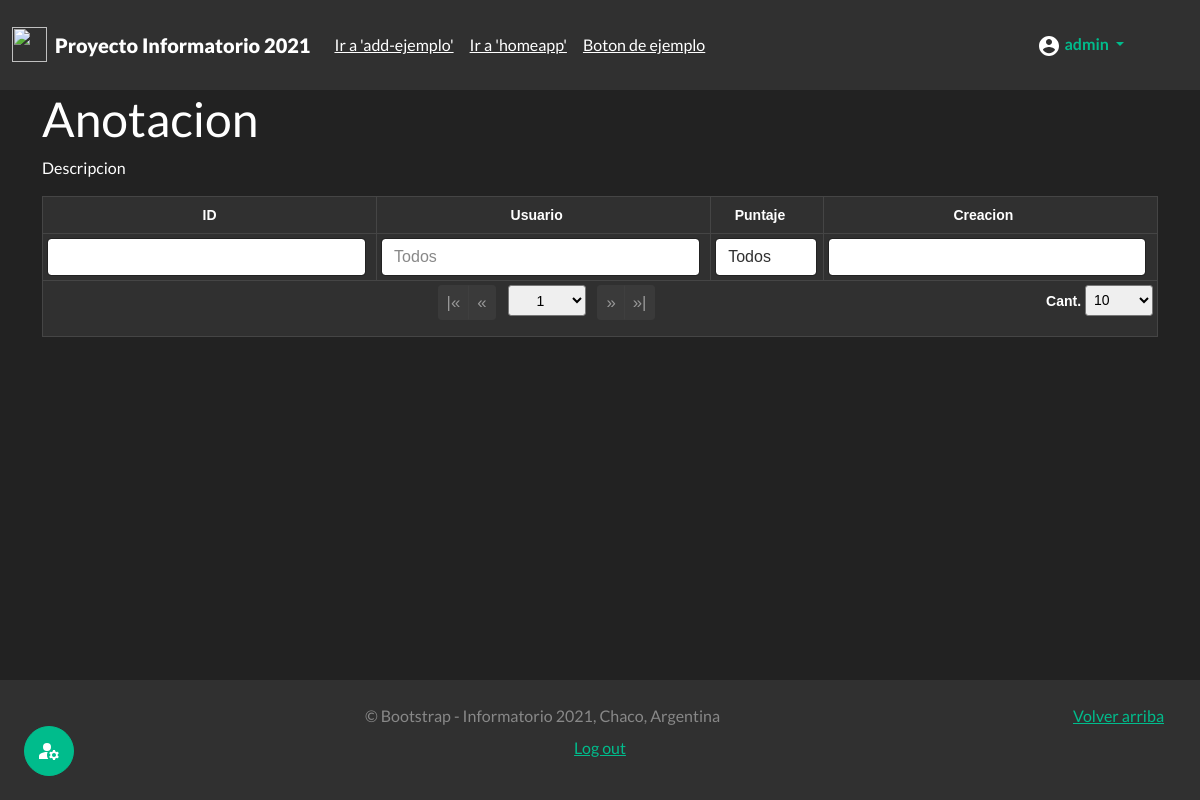
Before: /useradmin/act (signed in) with the older database file.
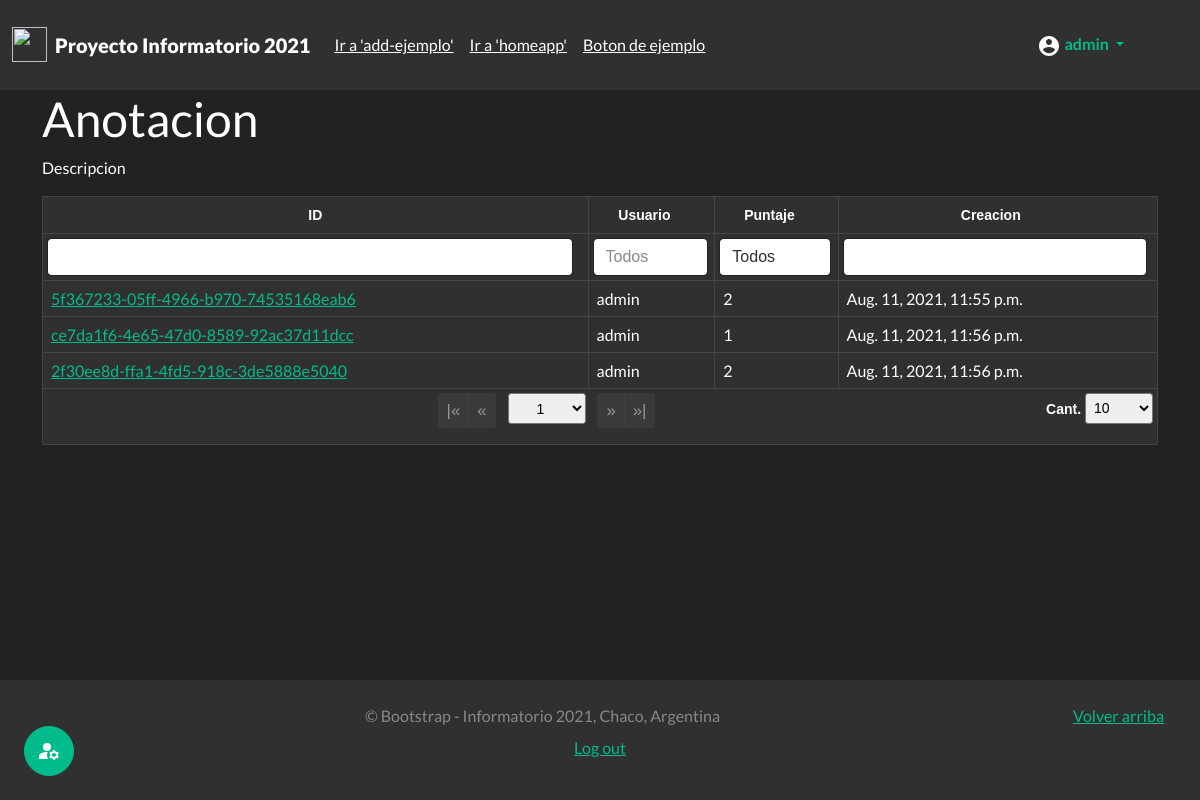
After: the same page with the newer database file.
### juego_chaco/models.py (models this page shows)
class Partida(models.Model):
    id=models.UUIDField(primary_key=True, default=uuid.uuid4, editable=False)
    usuario=models.ForeignKey(User,on_delete=models.CASCADE)
    puntuacion=models.IntegerField()
    fecha = models.DateTimeField(auto_now_add=True, editable=False)

### authusuario/views.py (the view)
# urls.py: path('useradmin/<str:id>',views.mi_useradmin,name="mi_useradmin"),
@login_required(login_url="login")
@permission_required('authusuario.es_usuario_admin',raise_exception=True)
def mi_useradmin(request,id):
    sw={"prg":admin_cuestionarios,"usr":admin_usuarios,"act":admin_actividades}
    func= sw.get(id,"ERROR")
    if func != "ERROR":
        return func(request)
    raise Http404

### authusuario/views.py (called while the page is built)
def admin_actividades(request):
    lista_partidas=Partida.objects.all()
    print(lista_partidas)
    context={"partidas":lista_partidas}
    return render(request,'admin/admin_actividades.html',context)

### templates/admin/admin_actividades.html (shortened to what this page needs)
{% extends 'base.html' %}
{% load static %}
{% block load_scr %}
<link href={% static 'css/theme.bootstrap_4.css' %} rel="stylesheet">
<link href={% static 'css/jquery.tablesorter.pager.css' %} rel="stylesheet">
{% endblock  %}
{% block content %}
<div class="container">
  <h1>Anotacion</h2>
  <p>Descripcion</p>
  <table class="table table-dark table-bordered table-hover table-responsive">
    <thead class="thead-dark text-center">
      <tr>
        <th class="sorter-false filter-exact">ID</th>
        <th class="filter-exact" data-placeholder="Todos">Usuario</th>
        <th class="filter-select filter-exact" data-placeholder="Todos">Puntaje</th>
        <th class="filter-exact">Creacion</th>
    </thead>
    <tfoot class="text-center">
      <tr>
        <th colspan="7" class="ts-pager">
          <div class="form-inline">
            <div class="btn-group btn-group-sm mx-1" role="group">
              <button type="button" class="btn btn-secondary first" title="first">|&laquo;</button>
              <button type="button" class="btn btn-secondary prev" title="previous">&laquo;</button>
            </div>
            <select class="form-control-sm custom-select px-4 mx-1 pagenum" title="N° de página"></select>
            <div class="btn-group btn-group-sm mx-1" role="group">
              <button type="button" class="btn btn-secondary next" title="next">&raquo;</button>
              <button type="button" class="btn btn-secondary last" title="last">&raquo;|</button>
            </div>
            <p class="float-end">
              <a>Cant.</a>
              <select class="form-control-sm custom-select px-1 pagesize" title="Seleccione el tamaño de página">
                <option selected="selected" value="10">10</option>
            </p>
          </div>
        </th>
      </tr>
    </tfoot>
    <tbody>
      {% for partida in partidas %}
        <tr>
        <td><a href= {% url 'ver-partida' partida.pk %}>{{partida.pk}}</a></td>
        <td>{{partida.usuario}}</td>
        <td>{{partida.puntuacion}}</td>
        <td>{{partida.fecha}}</td>
        </tr>
      {% endfor %}
    </tbody>
  </table>
</div>
{% endblock  %}

### templates/base.html (shortened to what this page needs)
{% load static %}
<html lang="es" class="h-100">
  <head>
    <link href={% static 'css/bootstrap.min.css' %} rel="stylesheet">
    <link href={% static 'css/main.css' %} rel="stylesheet">
    <link href={% static 'css/sidebars.css' %} rel="stylesheet">
    {% block load_scr %}
    {% endblock  %}
  </head>
  <body class="d-flex flex-column h-100">
    {% include 'partials/_header.html' %}
    <main class="flex-shrink-0">
      {% block content %}
      {% endblock %}
    </main>
    {% include 'partials/_footer.html' %}
  </body>
</html>

### templates/partials/_favicon.html (shortened to what this page needs)
{% load static %}

### templates/partials/_header.html (shortened to what this page needs)
{% load static %}
<header class="sticky-top">
  <nav class="navbar navbar-expand-md navbar-dark bg-dark">
    <div class="container-fluid">
      <a href={% url 'home'%} class="navbar-brand d-flex align-items-center">
        <img class="me-2" src={% static 'img/w_logo.png' %} alt="" width="35" height="35">
        <div class="navbar-collapse collapse">
          <strong><b>Proyecto Informatorio 2021</b></strong>
        </div>
      </a>
      <div class="navbar-collapse collapse" id="navbarHeader">
        <ul class="navbar-nav me-auto mb-2 mb-md-0">
          <li class="nav-link"><a href='#' class="text-white">Ir a 'add-ejemplo'</a></li>
          <li class="nav-link"><a href='#' class="text-white">Ir a 'homeapp'</a></li>
          <li class="nav-link"><a href="#" class="text-white">Boton de ejemplo</a></li>
        </ul>
      </div>
      {% if user.is_authenticated %}
      <li class="nav-link dropdown">
        <a href="#" class="nav-link dropdown-toggle active" id="navbarDropdownUserInfo" role="button" data-bs-toggle="dropdown" aria-expanded="false">
          <b>{{user.username}}</b>
        </a>
      </li>
      {% else %}
      <li class="nav-link"><a href={% url 'login'%} class="text-white">Iniciar sesion</a><a> / </a><a href={% url 'register'%} class="btn btn-success"><b>Registrarse</b></a></li>
      {% endif %}
    </div>
  </nav>
</header>

### templates/partials/_adminsidebar.html (shortened to what this page needs)
{% load static %}

### templates/partials/_footer.html (shortened to what this page needs)
{% load static %}
<footer class="footer bg-dark text-muted mt-auto py-4">
  <div class="container-fluid">
    <p class="float-end mb-1 me-1 me-sm-4">
      <a href="#">Volver arriba</a>
    </p>
    <p class="text-center mb-2">&copy; Bootstrap - Informatorio 2021, Chaco, Argentina</p>
    {% if user.is_authenticated %}
      <p class="text-center"><a href={% url 'logout'%} class="float-center mb-1">Log out</a></p>
      {% if perms.authusuario.es_usuario_admin %}
        <button type="button" class="fixed-bottom py-2 ms-1 mb-1 py-sm-6 ms-sm-4 mb-sm-4 btn btn-success btn-circle btn-md" data-bs-toggle="offcanvas" data-bs-target="#menuAdmin_oculto" aria-controls="menuAdmin_oculto">
        </button>
      {% endif %}
    {% endif %}
  </div>
</footer>

### Proyecto_InfoCh2021/static/css/main.css (style rules this page uses)
.float-center { float:center!important }
.btn-circle.btn-md { width: 50px; height: 50px; padding: 7px 10px; border-radius: 25px; font-size: 10px; text-align: center; }

### Proyecto_InfoCh2021/static/css/sidebars.css (style rules this page uses)
.dropdown-toggle { outline: 0; }

### templates/admin/admin_actividades.html (style rules this page uses)
.tablesorter-pager .btn-group-sm .btn { font-size: 1.2em; }

Changed rows visible on the page:
added Partida: pk "5f367233-05ff-4966-b970-74535168eab6", usuario "admin", puntuacion "2", fecha "Aug. 11, 2021, 11:55 p.m."
added Partida: pk "ce7da1f6-4e65-47d0-8589-92ac37d11dcc", usuario "admin", puntuacion "1", fecha "Aug. 11, 2021, 11:56 p.m."
added Partida: pk "2f30ee8d-ffa1-4fd5-918c-3de5888e5040", usuario "admin", puntuacion "2", fecha "Aug. 11, 2021, 11:56 p.m."
